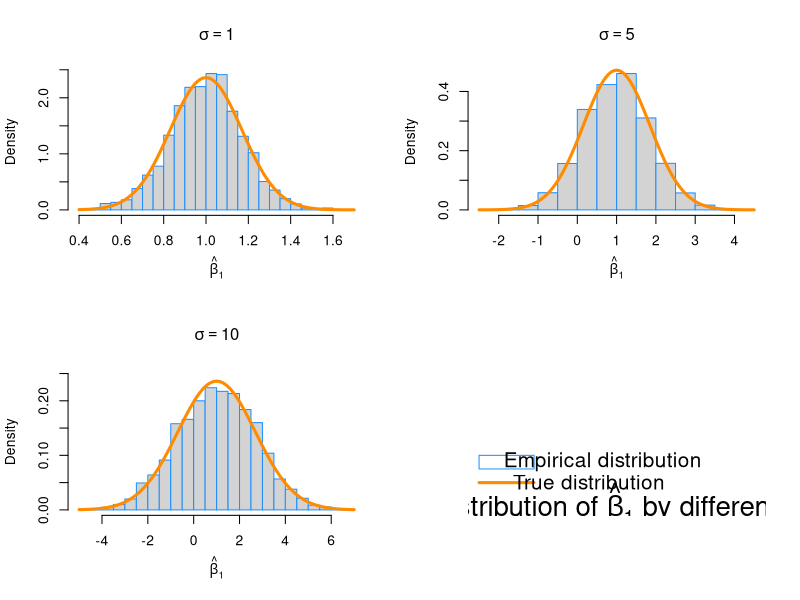
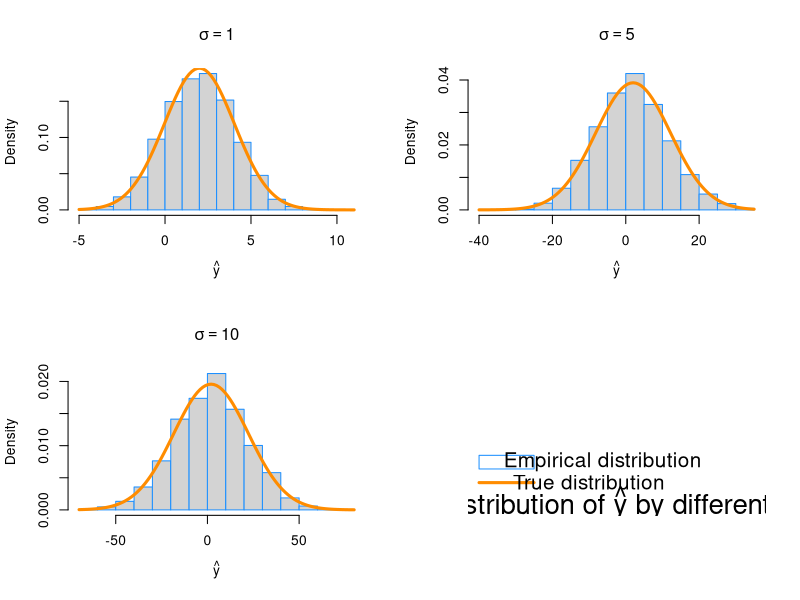
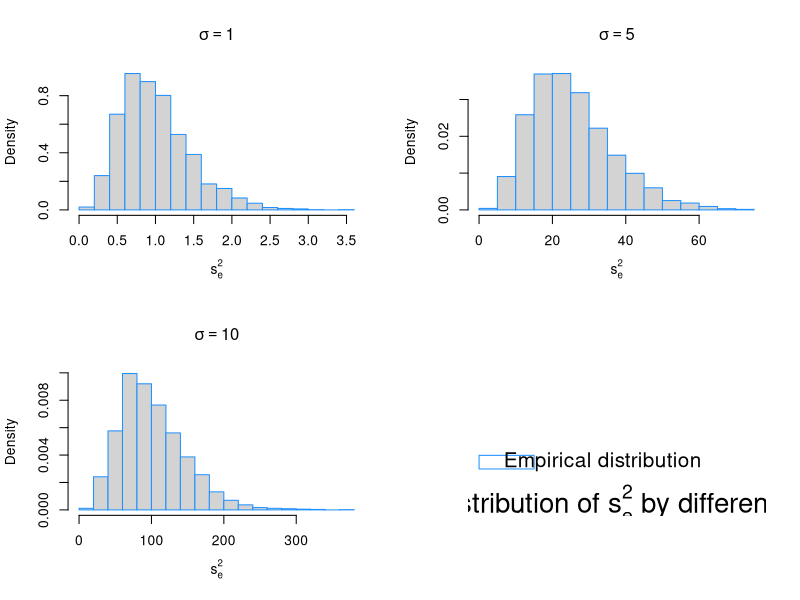
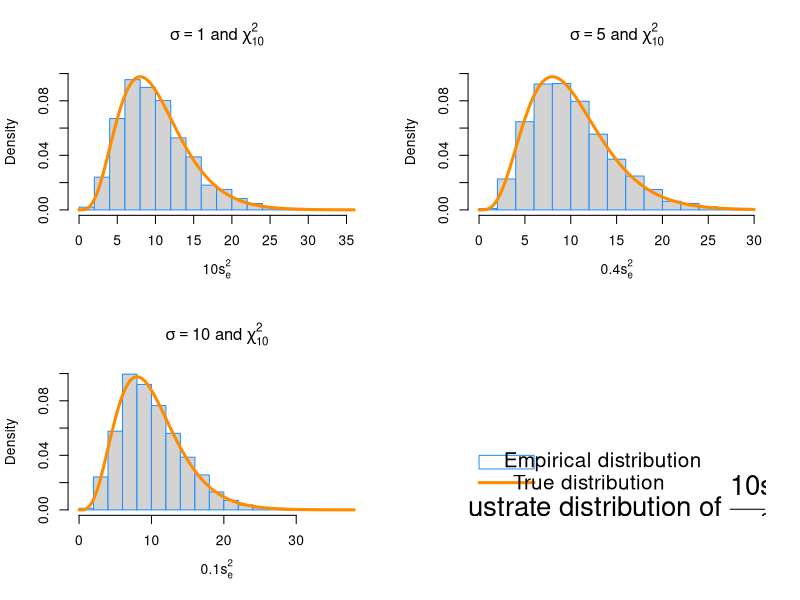

Here is the R script that generated these plots, in order: (Note: a time limit stopped this script after it produced the figures.)
## ---- chunk 1
library(readr)

birthday = 19720816
set.seed(birthday)

BETA_0 = 2
BETA_1 = 1
BETA_2 = 1
BETA_3 = 1
BETA_4 = 1
SIGMA  = c(1, 5, 10)
X_EVAL = c(1, -3, 2.5, 0.5, 0)

NUM_SIMS = 3000

sim_data = read_csv("study_1.csv")
sample_size = nrow(sim_data)

DF = sample_size - length(X_EVAL)

beta_hat_1  = matrix(data = 0, nrow = NUM_SIMS, ncol = length(SIGMA))
se_squared  = matrix(data = 0, nrow = NUM_SIMS, ncol = length(SIGMA))
y_hat_eval  = matrix(data = 0, nrow = NUM_SIMS, ncol = length(SIGMA))
## ---- chunk 2
sd_beta_hat_1_true = rep(0, length(SIGMA))
sd_y_hat_eval_true = rep(0, length(SIGMA))
y_hat_eval_true    = (t(X_EVAL) %*% c(BETA_0, BETA_1, BETA_2, BETA_3, BETA_4))[1]

X = cbind(rep(1, sample_size), sim_data$x1, sim_data$x2, sim_data$x3, sim_data$x4)
C = solve(t(X) %*% X)

for (i in 1:length(SIGMA)) {
  sd_beta_hat_1_true[i] = SIGMA[i] * sqrt(C[2, 2])
  sd_y_hat_eval_true[i] = SIGMA[i] * sqrt(t(X_EVAL) %*% C %*% X_EVAL)
}
## ---- chunk 3
for (s in 1:length(SIGMA)) {
  for (i in 1:NUM_SIMS) {
    eps           = rnorm(sample_size, mean = 0 , sd = SIGMA[s])
    sim_data$y    = BETA_0 + BETA_1 * sim_data$x1 + BETA_2 * sim_data$x2 + 
                    BETA_3 * sim_data$x3 + BETA_4 * sim_data$x4 + eps
    fit           = lm(y ~ ., data = sim_data)
    
    beta_hat_1[i, s]  = coef(fit)[2]
    se_squared[i, s]  = sum(fit$residuals ^ 2) / DF
    y_hat_eval[i, s]  = predict(fit, newdata = data.frame(x1 = X_EVAL[2], x2 = X_EVAL[3],
                                                          x3 = X_EVAL[4], x4 = X_EVAL[5] ))
  }
}
## ---- chunk 4
mean_beta_hat_1 = c(mean(beta_hat_1[,1]), mean(beta_hat_1[,2]), mean(beta_hat_1[,3]))
sd_beta_hat_1   = c(sd(beta_hat_1[,1]), sd(beta_hat_1[,2]), sd(beta_hat_1[,3]))
mean_y_hat_eval = c(mean(y_hat_eval[,1]), mean(y_hat_eval[,2]), mean(y_hat_eval[,3]))
sd_y_hat_eval   = c(sd(y_hat_eval[,1]), sd(y_hat_eval[,2]), sd(y_hat_eval[,3]))
mean_se_squared = c(mean(se_squared[,1]), mean(se_squared[,2]), mean(se_squared[,3]))

table_data = data.frame(BETA_1, mean_beta_hat_1, SIGMA ^ 2, mean_se_squared,
                        y_hat_eval_true, mean_y_hat_eval)
library("knitr")
kable(table_data, col.names = c("$\\beta_1$", "$\\text{E}[\\hat{\\beta}_1]$",
                                "$\\sigma^2$", "$\\text{E}[s_e^2]$", "$\\hat{y}$", 
                                "$\\text{E}[\\hat{y}(x_{eval})]$"),
      caption = "Table 1")
## ---- chunk 5
plot_legend = function (title, showTrue = TRUE) {
  plot.new()
  plot.window(c(0,10), c(0,10))
  text(5, 0.5, title, 
      col = "black", cex = 2)
  rect(0, 3, 2, 4, border = "dodgerblue")
  text(4.5, 3.5, "Empirical distribution", cex = 1.5)
  if(showTrue) {
    lines(c(0, 2), c(2,2), col = "darkorange", lwd = 3)
    text(4, 2, "True distribution", cex = 1.5)    
  }
}

par(mfrow = c(2,2))

for (i in 1:length(SIGMA)) {
  #Fix the curve crop problem
  if(i != 3){
    hist(beta_hat_1[,i], prob = TRUE, breaks = 20, 
         xlab = expression(hat(beta)[1]), 
         main = substitute(sigma==value,list(value=SIGMA[i])), 
        border = "dodgerblue")    
  } else {
      hist(beta_hat_1[,i], prob = TRUE, breaks = 20, 
          ylim = c(0, 0.25),
          xlab = expression(hat(beta)[1]), 
          main = substitute(sigma==value,list(value=SIGMA[i])), 
          border = "dodgerblue")
  }
  curve(dnorm(x, mean = BETA_1, sd = sd_beta_hat_1_true[i]), 
        col = "darkorange", add = TRUE, lwd = 3)
}
plot_legend(expression(paste("Distribution of ", hat(beta)[1], " by different ", sigma)))
## ---- chunk 6
par(mfrow = c(2,2))

for (i in 1:length(SIGMA)) {
  hist(y_hat_eval[,i], prob = TRUE, breaks = 20, 
       xlab = expression(hat(y)), main = substitute(sigma==value,list(value=SIGMA[i])),
       border = "dodgerblue")
  curve(dnorm(x, mean = y_hat_eval_true, sd = sd_y_hat_eval_true[i]), 
        col = "darkorange", add = TRUE, lwd = 3)
}

plot_legend(expression(paste("Distribution of ", hat(y), " by different ", sigma)))
## ---- chunk 7
par(mfrow = c(2,2))


for (i in 1:length(SIGMA)) {
  hist(se_squared[,i], prob = TRUE, breaks = 20, 
       xlab = expression(s[e]^2), main = substitute(sigma==value,list(value=SIGMA[i])),
       border = "dodgerblue")
}

plot_legend(expression(paste("Distribution of ", s[e]^2, " by different ", sigma)), FALSE)
## ---- chunk 8
par(mfrow = c(2,2))

se_chi_squared = se_squared
for (i in 1:length(SIGMA)){
  se_chi_squared[, i] = (se_chi_squared[, i] * DF ) / SIGMA[i] ^ 2
}

for (i in 1:length(SIGMA)) {
  hist(se_chi_squared[, i], prob = TRUE, breaks = 20, ylim = c(0, 0.1),
       xlab = substitute(value*s[e]^2, list(value = DF/SIGMA[i]^2)), 
       main = substitute(sigma==value*" and "*chi[df]^2, list(value = SIGMA[i], df=DF)), 
       border = "dodgerblue")
  curve(dchisq(x, df = DF), add = TRUE, col = "darkorange", lwd = 3)
}

plot_legend(substitute("Illustrate distribution of "*frac(DF*s[e]^2, sigma^2), list(DF=DF)))
## ---- chunk 9
table_data = data.frame(BETA_1, mean_beta_hat_1, sd_beta_hat_1_true, sd_beta_hat_1, 
                        SIGMA ^ 2, mean_se_squared,
                        y_hat_eval_true, mean_y_hat_eval, sd_y_hat_eval_true, sd_y_hat_eval)
library("knitr")
kable(table_data, col.names = c("$\\hat{\\beta_{1true}}$", "$\\text{E}[\\hat{\\beta}_1]$", 
                                "$\\text{SD}[\\hat{\\beta}_{1true}]$", "$\\text{SD}[\\hat{\\beta}_1]$",
                                "$\\sigma^2$", "$\\text{E}[s_e^2]$", 
                                "$\\hat{y_{true}}$", "$\\text{E}[\\hat{y}(x_{eval})]$", 
                                "$\\text{SD}[\\hat{y_{true}}(x_{eval})]$", "$\\text{SD}[\\hat{y}(x_{eval})]$"),
      caption = "Table 2")
## ---- chunk 10
library(readr)

birthday = 19720816
set.seed(birthday)

BETA_0 = 0
BETA_1 = 6
BETA_2 = -3.5
BETA_3 = 1.7
BETA_4 = -1.1
BETA_5 = 0.7

FORMULA = list(y ~ x1, 
              y ~ x1 + x2, 
              y ~ x1 + x2 + x3,
              y ~ x1 + x2 + x3 + x4,
              y ~ x1 + x2 + x3 + x4 + x5, #Correct formula
              y ~ x1 + x2 + x3 + x4 + x5 + x6,
              y ~ x1 + x2 + x3 + x4 + x5 + x6 + x7, 
              y ~ x1 + x2 + x3 + x4 + x5 + x6 + x7 + x8,
              y ~ x1 + x2 + x3 + x4 + x5 + x6 + x7 + x8 + x9)
NUM_FORMULA = length(FORMULA)

sim_data    = read_csv("study_2.csv")
sample_size = nrow(sim_data)

SIGMA     = c(1, 2, 4)
NUM_SIGMA = length(SIGMA)

NUM_SIMS = 500

#allocate a rmse matrix for each formula
train_rmse = vector("list", NUM_FORMULA)
for (i in 1:NUM_FORMULA) {
  train_rmse[[i]] = matrix(0, nrow = NUM_SIGMA, ncol = NUM_SIMS)
}
mean_train_rmse = data.frame(0, nrow = NUM_FORMULA, ncol = NUM_SIGMA)

test_rmse  = vector("list", NUM_FORMULA)
for (i in 1:NUM_FORMULA) {
  test_rmse[[i]] = matrix(0, nrow = NUM_SIGMA, ncol = NUM_SIMS)
}
mean_test_rmse = matrix(0, nrow = NUM_FORMULA, ncol = NUM_SIGMA)
## ---- chunk 11
cal_rmse = function(y, y_hat) {
  n = length(y)
  e = y - y_hat
  sqrt(sum(e ^ 2) / n)
}
  
for (f in 1:NUM_FORMULA) {
  models = vector("list", NUM_FORMULA)
  
  for(s in 1:NUM_SIGMA) {
    for(i in 1:NUM_SIMS) {
      eps           = rnorm(sample_size, mean = 0 , sd = SIGMA[s])
      sim_data$y    = BETA_0 + BETA_1 * sim_data$x1 + BETA_2 * sim_data$x2 + 
                      BETA_3 * sim_data$x3 + BETA_4 * sim_data$x4 + BETA_5 * sim_data$x5 + 
                      eps
      
      #Split data into train and test sets
      train_index = sample(1:sample_size, nrow(sim_data)/2)
      train_data  = sim_data[train_index,]
      test_data   = sim_data[-train_index,]
      
      #Train models and calculate RMSE
      models[[f]] = lm(FORMULA[[f]], data = train_data)
        
      #Calculate RMSE for train data
      train_rmse[[f]][s, i] = cal_rmse(train_data$y, models[[f]]$fitted.values)
  
      #Calculate RMSE for test data
      test_y_hat = predict(models[[f]], data = test_data)
      test_rmse[[f]][s, i] = cal_rmse(test_data$y, test_y_hat)
    }
    
    #Calculate the average Train RMSE and average Test RMSE
    mean_train_rmse[f, s] = mean(train_rmse[[f]][s,])
    mean_test_rmse[f, s]  = mean(test_rmse[[f]][s,])
  }
}
## ---- chunk 12
par(mfrow = c(2,2))

for (i in 1:NUM_SIGMA){
  barplot(t(mean_test_rmse)[i,], names.arg = c("1", "2", "3","4", "5", "6","7", "8", "9" ),
          xlab = "Models",
          ylab = "Average RMSE",
          main = substitute(sigma==value,list(value=SIGMA[i])),
          col = "dodgerblue")
  
  barplot(t(mean_train_rmse)[i,], col = "grey", add = TRUE)
}

plot.new()
plot.window(c(0,10), c(0,10))
text(5, 0.5, substitute("RMSE by different " * sigma), 
      col = "black", cex = 2)
rect(0, 3, 2, 4, col = "dodgerblue")
text(4, 3.5, "Test RMSE", cex = 1.5)
rect(0, 5, 2, 6, col = "grey")
text(4, 5.5, "Train RMSE", cex = 1.5)
## ---- chunk 13
birthday = 19720816
set.seed(birthday)

BETA_0  = 0
BETA_1  = c(0, 0.1, 0.2, 0.3, 3)
SIGMA   = c(1,2,4)
ALPHA   = c(0.01,0.05,0.10)

NUM_SIMS   = 1000

sample_size = 25
x_values    = seq(0, 5, length = sample_size)
## ---- chunk 14
calc_power = function() {
  NUM_BETA_1 = length(BETA_1)
  NUM_SIGMA  = length(SIGMA)
  NUM_ALPHA  = length(ALPHA)
  result = data.frame()
    
  for (s in 1:NUM_SIGMA) {
    for (b in 1:NUM_BETA_1) {
      reject_num = rep(0, NUM_ALPHA)
        
      p_values  = rep(0, NUM_SIMS)
      for (i in 1:NUM_SIMS) {
        eps      = rnorm(sample_size, mean = 0 , sd = SIGMA[s])
        y_values = BETA_0 + BETA_1[b] * x_values  + eps
          
        model    = lm(y_values ~ x_values)
          
        p_values[i] = summary(model)$coefficient["x_values","Pr(>|t|)"]
      }
        
      for (a in 1:NUM_ALPHA) {
        power  = sum(p_values < ALPHA[a]) / NUM_SIMS
        result = rbind(result, data.frame(sigma = SIGMA[s], beta_1 = BETA_1[b],
                                          alpha = ALPHA[a], power = power))
      }
    }
  }
  
  result
}

result = calc_power()
## ---- chunk 15
plot_power = function (data) {
  NUM_SIGMA  = length(SIGMA)
  NUM_ALPHA  = length(ALPHA)
  line_colors = c("dodgerblue", "darkorange", "red")
  par(mfrow = c(2,2))
  
  for (s in 1:NUM_SIGMA){
    data_by_sigma = data[data$sigma == SIGMA[s],]
    
    plot(data_by_sigma$power ~ data_by_sigma$beta_1,
         xlab = expression(beta[1]), ylab = "Power",
         main = substitute(sigma==value,list(value=SIGMA[s])))
    
    for (i in 1:NUM_ALPHA) {
      data_by_alpha = data_by_sigma[data_by_sigma$alpha == ALPHA[i], ]
      lines(data_by_alpha$beta_1, data_by_alpha$power, col = line_colors[i], lwd = 3)
    }
    
    lengend_str = c(substitute(alpha==value1, list(value1=ALPHA[1])), 
                    substitute(alpha==value2, list(value2=ALPHA[2])), 
                    substitute(alpha==value3, list(value3=ALPHA[3])))
    legend("bottomright", lwd = 3, col = line_colors, legend = lengend_str)
  }
  
  plot.new()
  plot.window(c(0,10), c(0,10))
  text(5, 0.5, substitute("Power by different " * sigma), cex = 2)
}

plot_power(result)
## ---- chunk 16
BETA_1  = c(0, 0.1, 0.2, 0.3, 1)

plot_power(calc_power())
## ---- chunk 17
NUM_SIMS   = 100

plot_power(calc_power())
